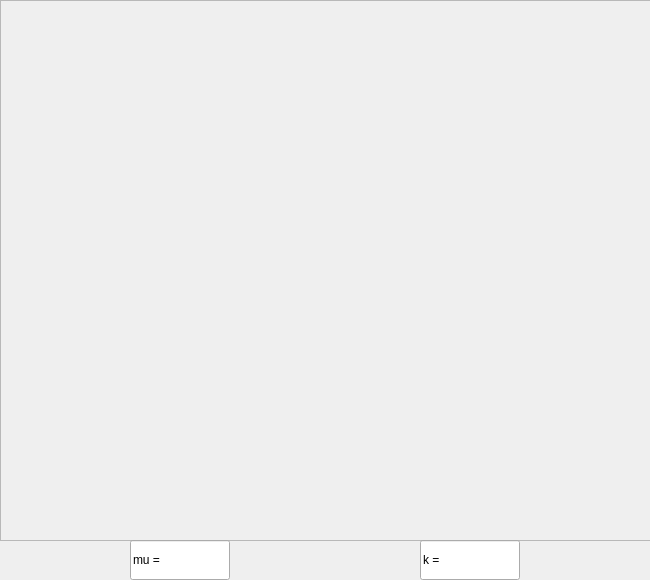
<?xml version="1.0" encoding="UTF-8"?>
<ui version="4.0">
 <class>StackedWidget</class>
 <widget class="QStackedWidget" name="StackedWidget">
  <property name="geometry">
   <rect>
    <x>0</x>
    <y>0</y>
    <width>650</width>
    <height>580</height>
   </rect>
  </property>
  <property name="windowTitle">
   <string>StackedWidget</string>
  </property>
  <property name="currentIndex">
   <number>0</number>
  </property>
  <widget class="QWidget" name="fiberfit_pop">
   <widget class="QFrame" name="figure_frame">
    <property name="geometry">
     <rect>
      <x>0</x>
      <y>0</y>
      <width>661</width>
      <height>541</height>
     </rect>
    </property>
    <property name="frameShape">
     <enum>QFrame::StyledPanel</enum>
    </property>
    <property name="frameShadow">
     <enum>QFrame::Raised</enum>
    </property>
   </widget>
   <widget class="QLineEdit" name="mu_field">
    <property name="geometry">
     <rect>
      <x>130</x>
      <y>540</y>
      <width>100</width>
      <height>40</height>
     </rect>
    </property>
    <property name="text">
     <string>mu =</string>
    </property>
   </widget>
   <widget class="QLineEdit" name="k_field">
    <property name="geometry">
     <rect>
      <x>420</x>
      <y>540</y>
      <width>100</width>
      <height>40</height>
     </rect>
    </property>
    <property name="text">
     <string>k =</string>
    </property>
   </widget>
  </widget>
  <widget class="QWidget" name="page"/>
 </widget>
 <resources/>
 <connections/>
</ui>
